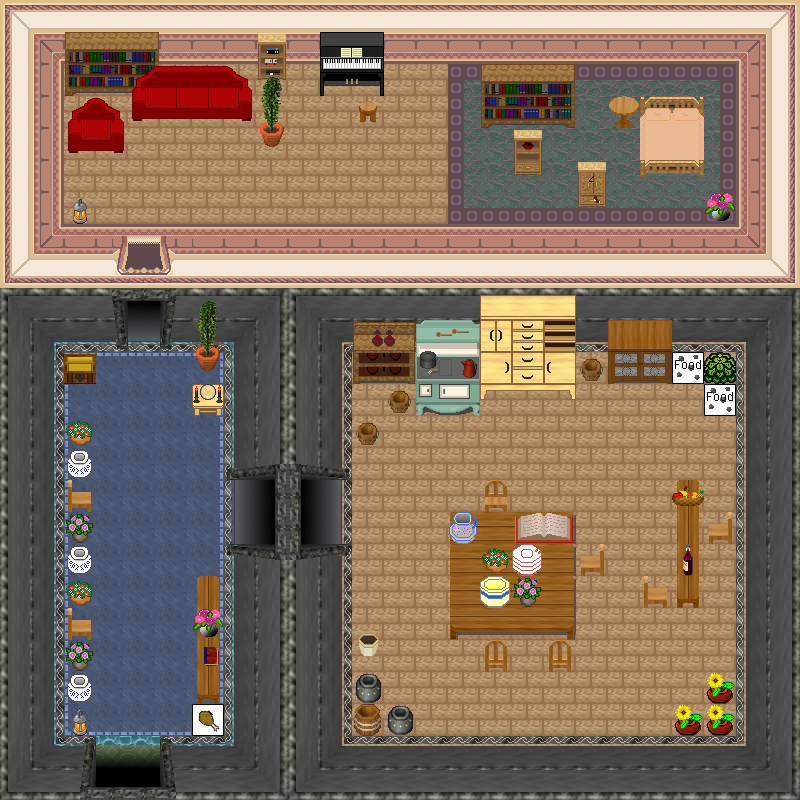

Tiled map render using the project's own tile images. Description and the map definition, with tile-layer contents summarised, below:
An orthogonal 25x25 tile map with 32x32 px tiles, 5 tile layers (0_floor, 1_terrain, 2_object, 3_roof, ...), 2 hidden layers not drawn, 41 tilesets.

<map version="1.0" orientation="orthogonal" renderorder="right-down" width="25" height="25" tilewidth="32" tileheight="32" nextobjectid="1">
 <tileset firstgid="1" name="carpet" tilewidth="32" tileheight="32" tilecount="12" columns="4">
  <image source="../../tileset/furniture/carpet/carpets_2.png" width="128" height="96" />
 </tileset>
 <tileset firstgid="13" name="../../tileset/building/wall/int_wall_pale.png" tilewidth="32" tileheight="32" tilecount="16" columns="2">
  <image source="../../tileset/building/wall/int_wall_pale.png" trans="ff00ff" width="64" height="256" />
 </tileset>
 <tileset firstgid="29" name="../../tileset/building/wall/int_wall_purple.png" tilewidth="32" tileheight="32" tilecount="20" columns="2">
  <image source="../../tileset/building/wall/int_wall_purple.png" trans="ff00ff" width="64" height="320" />
 </tileset>
 <tileset firstgid="49" name="../../tileset/building/entrance/pale_red_ns.png" tilewidth="32" tileheight="32" tilecount="36" columns="9">
  <image source="../../tileset/building/entrance/pale_red_ns.png" trans="ff00ff" width="288" height="128" />
 </tileset>
 <tileset firstgid="85" name="../../tileset/item/pot/barrel.png" tilewidth="32" tileheight="32" tilecount="2" columns="1">
  <image source="../../tileset/item/pot/barrel.png" width="32" height="64" />
 </tileset>
 <tileset firstgid="87" name="../../tileset/furniture/shelve/bright_bookshelf_and_cupboard.png" tilewidth="32" tileheight="32" tilecount="6" columns="3">
  <image source="../../tileset/furniture/shelve/bright_bookshelf_and_cupboard.png" width="96" height="64" />
 </tileset>
 <tileset firstgid="93" name="../../tileset/furniture/chair/wooden_pale.png" tilewidth="32" tileheight="32" tilecount="4" columns="2">
  <image source="../../tileset/furniture/chair/wooden_pale.png" width="64" height="64" />
 </tileset>
 <tileset firstgid="97" name="../../tileset/plant/indoor/flowering_plant.png" tilewidth="32" tileheight="32" tilecount="2" columns="2">
  <image source="../../tileset/plant/indoor/flowering_plant.png" width="64" height="32" />
 </tileset>
 <tileset firstgid="99" name="../../tileset/item/pot/pot_grey.png" tilewidth="32" tileheight="32" tilecount="1" columns="1">
  <image source="../../tileset/item/pot/pot_grey.png" width="32" height="32" />
 </tileset>
 <tileset firstgid="100" name="../../tileset/plant/indoor/pot_plant.png" tilewidth="32" tileheight="32" tilecount="3" columns="1">
  <image source="../../tileset/plant/indoor/pot_plant.png" width="32" height="96" />
 </tileset>
 <tileset firstgid="103" name="../../tileset/furniture/chair/stool.png" tilewidth="32" tileheight="32" tilecount="1" columns="1">
  <image source="../../tileset/furniture/chair/stool.png" width="32" height="32" />
 </tileset>
 <tileset firstgid="104" name="../../tileset/furniture/table/wooden_pale.png" tilewidth="32" tileheight="32" tilecount="1" columns="1">
  <image source="../../tileset/furniture/table/wooden_pale.png" width="32" height="32" />
 </tileset>
 <tileset firstgid="105" name="../../tileset/furniture/light/small_lamp.png" tilewidth="32" tileheight="32" tilecount="4" columns="4">
  <image source="../../tileset/furniture/light/small_lamp.png" width="128" height="32" />
 </tileset>
 <tileset firstgid="109" name="../../tileset/furniture/table/orb_table.png" tilewidth="32" tileheight="32" tilecount="2" columns="2">
  <image source="../../tileset/furniture/table/orb_table.png" width="64" height="32" />
 </tileset>
 <tileset firstgid="111" name="../../tileset/logic/collision.png" tilewidth="32" tileheight="32" tilecount="1" columns="1">
  <image source="../../tileset/logic/collision.png" width="32" height="32" />
 </tileset>
 <tileset firstgid="112" name="bluecarpet" tilewidth="32" tileheight="32" tilecount="9" columns="3">
  <image source="../../tileset/furniture/carpet/blue.png" width="96" height="96" />
 </tileset>
 <tileset firstgid="121" name="chest" tilewidth="32" tileheight="32" tilecount="2" columns="1">
  <image source="../../tileset/item/chest/small.png" width="32" height="64" />
 </tileset>
 <tileset firstgid="123" name="red wine" tilewidth="32" tileheight="32" tilecount="4" columns="2">
  <image source="../../tileset/item/drink/red_wine.png" width="64" height="64" />
 </tileset>
 <tileset firstgid="127" name="food fruit basket" tilewidth="32" tileheight="32" tilecount="1" columns="1">
  <image source="../../tileset/item/food/fruit_basket.png" width="32" height="32" />
 </tileset>
 <tileset firstgid="128" name="bench ns" tilewidth="32" tileheight="32" tilecount="3" columns="1">
  <image source="../../tileset/furniture/table/long_front_on.png" width="32" height="96" />
 </tileset>
 <tileset firstgid="131" name="book" tilewidth="32" tileheight="32" tilecount="4" columns="2">
  <image source="../../tileset/item/documents/book.png" width="64" height="64" />
 </tileset>
 <tileset firstgid="135" name="flower vase" tilewidth="32" tileheight="32" tilecount="3" columns="3">
  <image source="../../tileset/plant/indoor/flower_vase.png" width="96" height="32" />
 </tileset>
 <tileset firstgid="138" name="shelfs" tilewidth="32" tileheight="32" tilecount="12" columns="3">
  <image source="../../tileset/furniture/shelve/pale_book_bottle_shelf.png" width="96" height="128" />
 </tileset>
 <tileset firstgid="150" name="piano" tilewidth="32" tileheight="32" tilecount="4" columns="2">
  <image source="../../tileset/furniture/other/piano.png" width="64" height="64" />
 </tileset>
 <tileset firstgid="154" name="pie safe" tilewidth="32" tileheight="32" tilecount="4" columns="2">
  <image source="../../tileset/furniture/kitchen/pie_safe.png" width="64" height="64" />
 </tileset>
 <tileset firstgid="158" name="stove" tilewidth="32" tileheight="32" tilecount="6" columns="2">
  <image source="../../tileset/furniture/kitchen/stove.png" width="64" height="96" />
 </tileset>
 <tileset firstgid="164" name="food" tilewidth="32" tileheight="32" tilecount="1" columns="1">
  <image source="../../tileset/logic/item/sheepfood.png" width="32" height="32" />
 </tileset>
 <tileset firstgid="165" name="sofa" tilewidth="32" tileheight="32" tilecount="6" columns="3">
  <image source="../../tileset/furniture/chair/sofa_red.png" width="96" height="64" />
 </tileset>
 <tileset firstgid="171" name="hosta" tilewidth="32" tileheight="32" tilecount="9" columns="3">
  <image source="../../tileset/plant/bush/hosta.png" width="96" height="96" />
 </tileset>
 <tileset firstgid="180" name="detail2" tilewidth="32" tileheight="32" tilecount="6" columns="3">
  <image source="../../tileset/building/entrance/detail_ns.png" width="96" height="64" />
 </tileset>
 <tileset firstgid="186" name="table4" tilewidth="32" tileheight="32" tilecount="9" columns="3">
  <image source="../../tileset/furniture/table/wooden_rectangular.png" width="96" height="96" />
 </tileset>
 <tileset firstgid="195" name="dishes" tilewidth="32" tileheight="32" tilecount="6" columns="2">
  <image source="../../tileset/furniture/crockery/dishes.png" width="64" height="96" />
 </tileset>
 <tileset firstgid="201" name="pine" tilewidth="32" tileheight="32" tilecount="16" columns="4">
  <image source="../../tileset/furniture/other/furniture_pine.png" width="128" height="128" />
 </tileset>
 <tileset firstgid="217" name="orientaljar" tilewidth="32" tileheight="32" tilecount="1" columns="1">
  <image source="../../tileset/item/pot/oriental_jar.png" width="32" height="32" />
 </tileset>
 <tileset firstgid="218" name="emptypot" tilewidth="32" tileheight="32" tilecount="3" columns="1">
  <image source="../../tileset/item/pot/empty_pot.png" width="32" height="96" />
 </tileset>
 <tileset firstgid="221" name="wall/int_grey" tilewidth="32" tileheight="32" tilecount="121" columns="11">
  <image source="../../tileset/building/wall/int_grey.png" width="352" height="352" />
 </tileset>
 <tileset firstgid="342" name="entrance/grey" tilewidth="32" tileheight="32" tilecount="25" columns="5">
  <image source="../../tileset/building/entrance/grey.png" width="160" height="160" />
 </tileset>
 <tileset firstgid="367" name="indoor/grey_gradients" tilewidth="32" tileheight="32" tilecount="8" columns="4">
  <image source="../../tileset/ground/indoor/grey_gradients.png" width="128" height="64" />
 </tileset>
 <tileset firstgid="375" name="double_peach" tilewidth="32" tileheight="32" tilecount="8" columns="2">
  <image source="../../tileset/furniture/bed/double_peach.png" width="64" height="128" />
 </tileset>
 <tileset firstgid="383" name="protection" tilewidth="32" tileheight="32" tilecount="2" columns="2">
  <image source="../../tileset/logic/protection.png" width="64" height="32" />
 </tileset>
 <tileset firstgid="385" name="meat_and_fish" tilewidth="32" tileheight="32" tilecount="5" columns="5">
  <image source="../../tileset/logic/item/meat_and_fish.png" width="160" height="32" />
 </tileset>
 <layer name="0_floor" width="25" height="25">
  <data>[625 cells, 625 non-empty, 25 distinct tile ids]</data>
 </layer>
 <layer name="1_terrain" width="25" height="25">
  <data>[625 cells, 383 non-empty, 98 distinct tile ids]</data>
 </layer>
 <layer name="2_object" width="25" height="25">
  <data>[625 cells, 75 non-empty, 59 distinct tile ids]</data>
 </layer>
 <layer name="3_roof" width="25" height="25">
  <data>[625 cells, 37 non-empty, 29 distinct tile ids]</data>
 </layer>
 <layer name="objects" width="25" height="25">
  <data>[625 cells, 3 non-empty, 2 distinct tile ids]</data>
 </layer>
 <layer name="collision" width="25" height="25" visible="0" opacity="0.37">
  <data>[625 cells, 368 non-empty, 1 distinct tile ids]</data>
 </layer>
 <layer name="protection" width="25" height="25" visible="0">
  <data>[625 cells, 625 non-empty, 1 distinct tile ids]</data>
 </layer>
</map>
